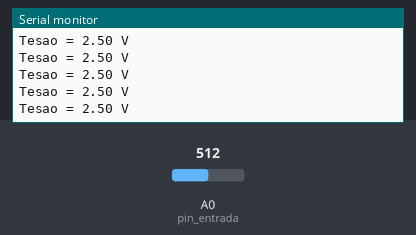
A sketch run on a simulated Arduino Uno, built with avr-gcc and run on an emulated ATmega328P. On the bench: the last lines printed to the serial monitor. The test bench sets the inputs (shaded band); at power-on: A0 (pin_entrada) = 512.

Above: at 1.2 s.
1.3 s: A0 (pin_entrada) set to 716
At 2.3 s:
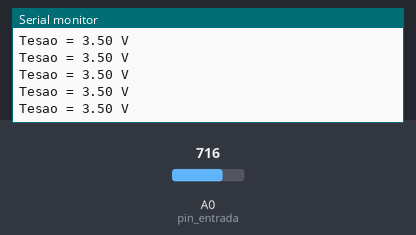
4.3 s: A0 (pin_entrada) set to 900
At 5.3 s:
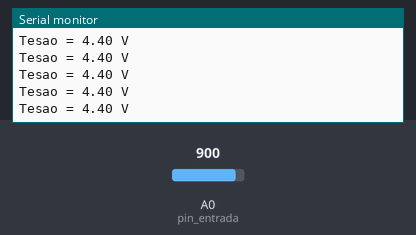
Timing chart, 0 to 7.3 s (numbered marks = the images above; inputs shaded):
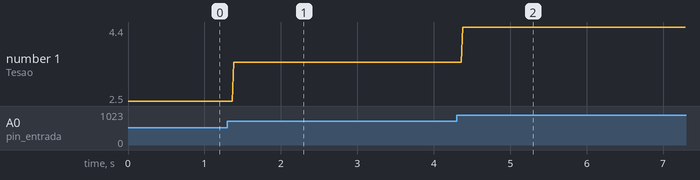

Measured:
- after the input at 1.3 s, the serial monitor: prints a new line after 0.08 s (image 1)
- after the input at 4.3 s, the serial monitor: prints a new line after 0.08 s (image 2)
- plotted number 1: 2.5 → 3.5 after the input at 1.3 s, 3.5 → 4.4 after the input at 4.3 s

The sketch:

Acionamento_de_Buzzer_com_Potenciometro.ino
```cpp
/* ************************************************************************

Colégio SATC
Curso Técnico de Informática
Disciplina: IoT
Turma: 2190
Professor: Marcos Antonio Jeremias Coelho

Programa: Título

Autor: Gustavo D'Agostin Zanelato
Data: 09/08/2023
Versão: 0.0

************************************************************************ */
const int pin_entrada = A0;

int valor;
float tensao;
int pin_l;

void setup() {
  Serial.begin(9600);
    pinMode(pin_entrada, INPUT);
}

void loop() {
  valor = analogRead(pin_entrada);
  tensao = float(valor)*5/1023;
  Serial.print("Tesao = ");
  Serial.print(tensao);
  Serial.println(" V");

}
```
